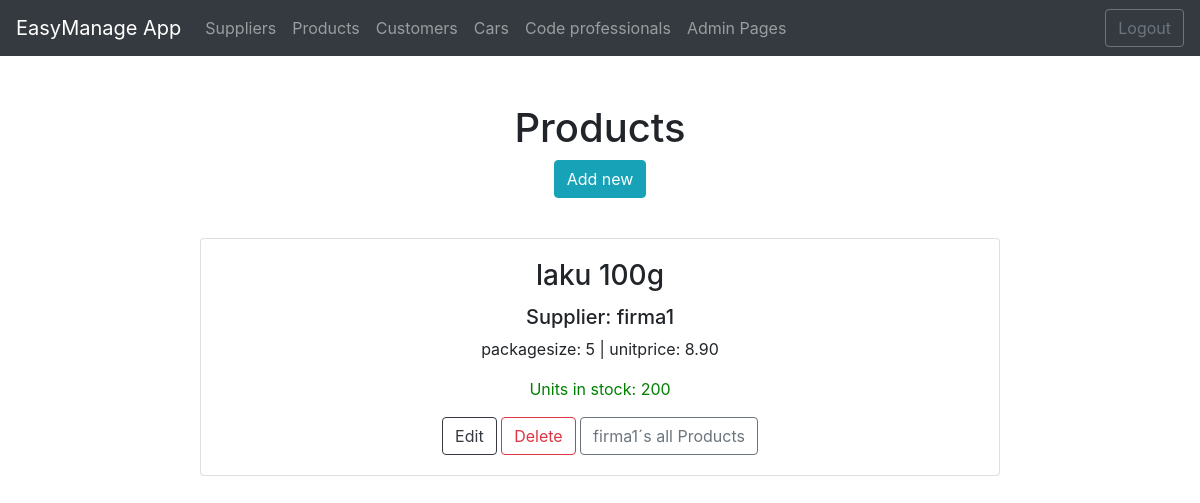
The app's page /products/ (signed in), older data.
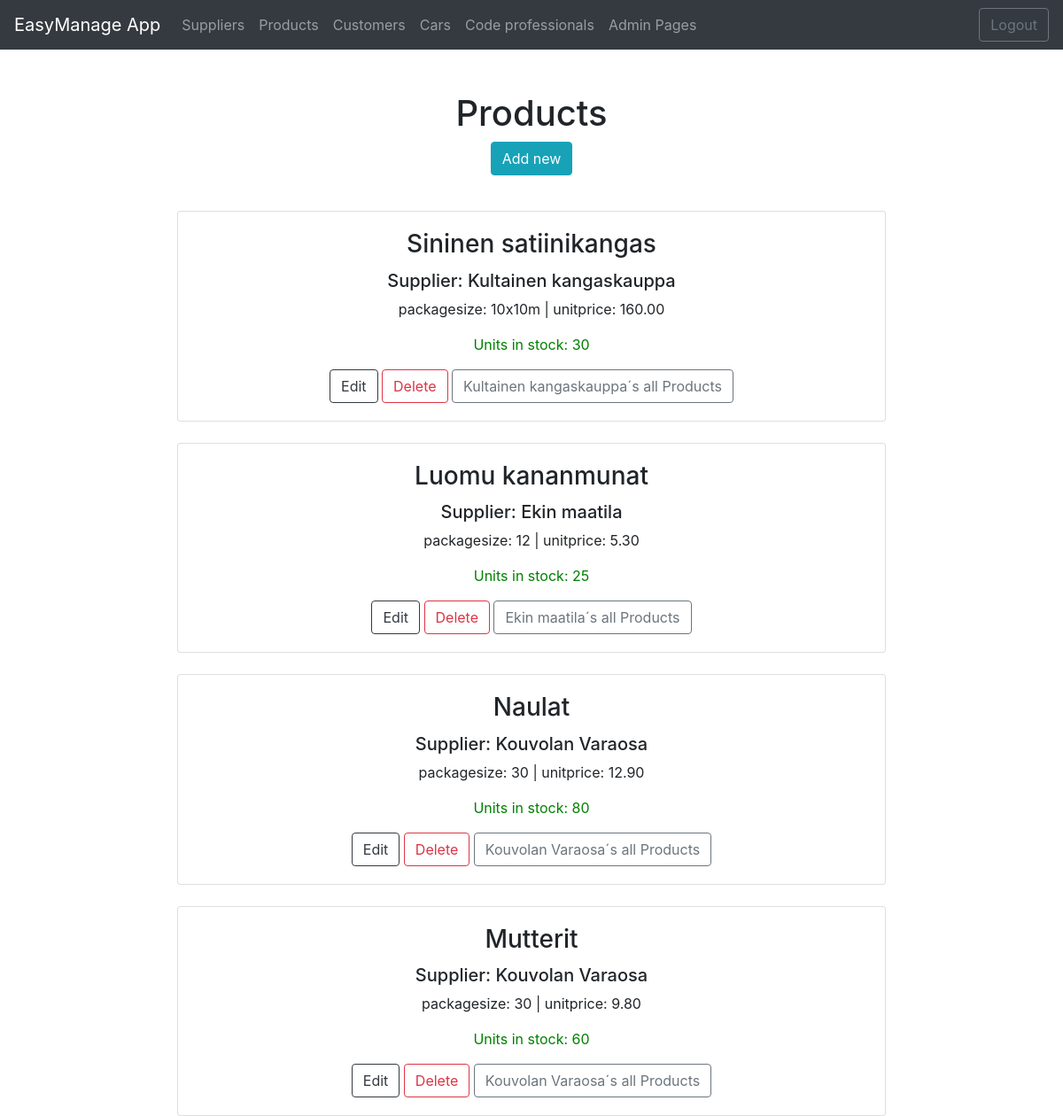
The same page, newer data.
### app/models.py (models this page shows, shortened)
class Product(models.Model):
    productname = models.CharField(max_length= 50, default="laku")
    packagesize = models.CharField(max_length= 50, default=3)
    unitprice = models.DecimalField(max_digits= 8, decimal_places=2, default=1.00)
    unitsinstock = models.IntegerField(default=3)
    supplier = models.ForeignKey(Supplier, on_delete=models.CASCADE)

class Supplier(models.Model):
    companyname = models.CharField(max_length= 50, default="firma")
    contactname = models.CharField(max_length= 50, default="firma")
    address = models.CharField(max_length= 100, default="firma")
    phone = models.CharField(max_length= 20, default="firma")
    email = models.CharField(max_length= 50, default="firma")
    country = models.CharField(max_length= 50, default="firma")

### app/views.py (the view)
# urls.py: path('products/', productlistview),
def productlistview(request):
    if not request.user.is_authenticated:
         return render(request, 'loginpage.html')
    else:
        productlist = Product.objects.all()
        supplierlist = Supplier.objects.all()
        context = {'products': productlist, 'suppliers': supplierlist}
        return render (request,"productlist.html",context)

### app/templates/productlist.html (shortened to what this page needs)
{% extends 'index.html' %}
{% block content %}
<br />
<br />
<h1>Products</h1>
<button id="add-btn" onclick="showaddform()" class="btn btn-info">Add new</button>
{% for p in products %}
<br>
<div class="card" style="width: 50rem;">
    <div class="card-body">
        <h3 class="card-title">{{p.productname}} </h3>
        <h5 class="card-text">Supplier: {{p.supplier.companyname}}</h5>
        <p class="card-text">packagesize: {{p.packagesize}} | unitprice: {{p.unitprice}}</p>
        <p class="card-text" style="color: green;">Units in stock: {{p.unitsinstock}}</p>
        <a href="/edit-product-get/{{p.id}}/" class="btn btn-outline-dark">Edit</a>
        <a href="/confirm-delete-product/{{p.id}}/" class="btn btn-outline-danger">Delete</a>
        <a href="/products-by-supplier/{{p.supplier.id}}/" class="btn btn-outline-secondary">{{p.supplier.companyname}}´s all
            Products</a>
    </div>
</div>
{% empty %}
<div class="card" style="width: 50rem;">
    <div class="card-body">
        <p class="card-text">No products found in the database </p>
    </div>
</div>
{%endfor%}
{% endblock %}

### app/templates/index.html (shortened to what this page needs)
<!DOCTYPE html>
{% load static %}
<html>
<head>
    <link rel="stylesheet" href="https://stackpath.bootstrapcdn.com/bootstrap/4.5.0/css/bootstrap.min.css"
>
    <link rel="stylesheet" href="https://cdnjs.cloudflare.com/ajax/libs/font-awesome/5.11.2/css/all.min.css">
    <link rel="stylesheet" href="{%static 'styles.css' %}">
</head>
<body>
    <nav class="navbar navbar-expand-lg navbar-dark bg-dark">
        <a class="navbar-brand" href="#">EasyManage App</a>
        <div class="collapse navbar-collapse" id="navbarTogglerDemo03">
          <ul class="navbar-nav mr-auto mt-2 mt-lg-0">
            <li class="nav-item">
              <a class="nav-link" href="/suppliers">Suppliers</a>
            </li>
                <li class="nav-item">
                    <a class="nav-link" href="/products">Products</a>
                </li>
                <li class="nav-item">
                    <a class="nav-link" href="/customers">Customers</a>
                </li>
                <li class="nav-item">
                    <a class="nav-link" href="/cars">Cars</a>
                </li>
                <li class="nav-item">
                    <a class="nav-link" href="http://careeria.fi">Code professionals</a>
                </li>
                <li class="nav-item">
                    <a class="nav-link" href="/admin">Admin Pages</a>
                </li>
            </ul>
        {% if user.is_authenticated %}
                <form class="form-inline my-2 my-lg-0" action="/logout">
                    <button class="btn btn-outline-secondary">Logout</button>
               </form>
        </div>
        {% endif %}
      </nav>
      <center>
        {% block content %}
        {% endblock %}
      </center>
</body>
</html>

Row changes from the older to the newer data that the page shows:
removed Product: productname "laku 100g", supplier.companyname "firma1", packagesize "5", unitprice "8.90", unitsinstock "200"
added Product: productname "Sininen satiinikangas", supplier.companyname "Kultainen kangaskauppa", packagesize "10x10m", unitprice "160.00", unitsinstock "30"
added Product: productname "Luomu kananmunat", supplier.companyname "Ekin maatila", packagesize "12", unitprice "5.30", unitsinstock "25"
added Product: productname "Naulat", supplier.companyname "Kouvolan Varaosa", packagesize "30", unitprice "12.90", unitsinstock "80"
added Product: productname "Mutterit", supplier.companyname "Kouvolan Varaosa", packagesize "30", unitprice "9.80", unitsinstock "60"
